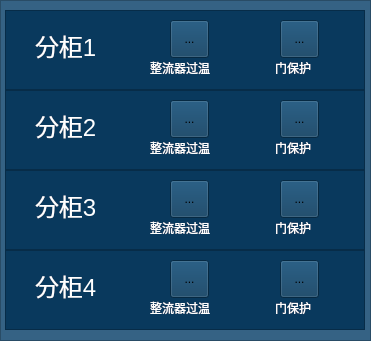
      <widget class="QFrame" name="frame_7">
       <property name="geometry">
        <rect>
         <x>480</x>
         <y>160</y>
         <width>371</width>
         <height>341</height>
        </rect>
       </property>
       <property name="styleSheet">
        <string notr="true">background-color: rgb(53, 98, 132);</string>
       </property>
       <property name="frameShape">
        <enum>QFrame::StyledPanel</enum>
       </property>
       <property name="frameShadow">
        <enum>QFrame::Raised</enum>
       </property>
       <widget class="QFrame" name="frame_8">
        <property name="geometry">
         <rect>
          <x>5</x>
          <y>10</y>
          <width>360</width>
          <height>80</height>
         </rect>
        </property>
        <property name="styleSheet">
         <string notr="true">background-color: rgb(9, 57, 93);</string>
        </property>
        <property name="frameShape">
         <enum>QFrame::StyledPanel</enum>
        </property>
        <property name="frameShadow">
         <enum>QFrame::Raised</enum>
        </property>
        <widget class="QLabel" name="label_7">
         <property name="geometry">
          <rect>
           <x>270</x>
           <y>50</y>
           <width>50</width>
           <height>15</height>
          </rect>
         </property>
         <property name="font">
          <font>
           <family>微软雅黑</family>
           <pointsize>9</pointsize>
          </font>
         </property>
         <property name="styleSheet">
          <string notr="true">color: rgb(255, 255, 255);</string>
         </property>
         <property name="text">
          <string>门保护</string>
         </property>
        </widget>
        <widget class="QLabel" name="label_2">
         <property name="geometry">
          <rect>
           <x>145</x>
           <y>50</y>
           <width>81</width>
           <height>16</height>
          </rect>
         </property>
         <property name="font">
          <font>
           <family>微软雅黑</family>
           <pointsize>9</pointsize>
          </font>
         </property>
         <property name="styleSheet">
          <string notr="true">color: rgb(255, 255, 255);</string>
         </property>
         <property name="text">
          <string>整流器过温</string>
         </property>
        </widget>
        <widget class="QToolButton" name="toolButton_fg1mbh">
         <property name="geometry">
          <rect>
           <x>275</x>
           <y>10</y>
           <width>39</width>
           <height>38</height>
          </rect>
         </property>
         <property name="text">
          <string>...</string>
         </property>
         <property name="icon">
          <iconset>
           <normaloff>gct_ied_green.png</normaloff>gct_ied_green.png</iconset>
         </property>
         <property name="iconSize">
          <size>
           <width>32</width>
           <height>32</height>
          </size>
         </property>
        </widget>
        <widget class="QToolButton" name="toolButton_fg1zlqgw">
         <property name="geometry">
          <rect>
           <x>165</x>
           <y>10</y>
           <width>39</width>
           <height>38</height>
          </rect>
         </property>
         <property name="text">
          <string>...</string>
         </property>
         <property name="icon">
          <iconset>
           <normaloff>gct_ied_green.png</normaloff>gct_ied_green.png</iconset>
         </property>
         <property name="iconSize">
          <size>
           <width>32</width>
           <height>32</height>
          </size>
         </property>
        </widget>
        <widget class="QLabel" name="label_sub1">
         <property name="geometry">
          <rect>
           <x>30</x>
           <y>20</y>
           <width>81</width>
           <height>31</height>
          </rect>
         </property>
         <property name="font">
          <font>
           <pointsize>18</pointsize>
          </font>
         </property>
         <property name="styleSheet">
          <string notr="true">color: rgb(255, 255, 255);</string>
         </property>
         <property name="text">
          <string>分柜1</string>
         </property>
        </widget>
       </widget>
       <widget class="QFrame" name="frame_9">
        <property name="geometry">
         <rect>
          <x>5</x>
          <y>90</y>
          <width>360</width>
          <height>80</height>
         </rect>
        </property>
        <property name="styleSheet">
         <string notr="true">background-color: rgb(9, 57, 93);;</string>
        </property>
        <property name="frameShape">
         <enum>QFrame::StyledPanel</enum>
        </property>
        <property name="frameShadow">
         <enum>QFrame::Raised</enum>
        </property>
        <widget class="QLabel" name="label_30">
         <property name="geometry">
          <rect>
           <x>270</x>
           <y>50</y>
           <width>50</width>
           <height>15</height>
          </rect>
         </property>
         <property name="font">
          <font>
           <family>微软雅黑</family>
           <pointsize>9</pointsize>
          </font>
         </property>
         <property name="styleSheet">
          <string notr="true">color: rgb(255, 255, 255);</string>
         </property>
         <property name="text">
          <string>门保护</string>
         </property>
        </widget>
        <widget class="QToolButton" name="toolButton_fg2mbh">
         <property name="geometry">
          <rect>
           <x>275</x>
           <y>10</y>
           <width>39</width>
           <height>38</height>
          </rect>
         </property>
         <property name="text">
          <string>...</string>
         </property>
         <property name="icon">
          <iconset>
           <normaloff>gct_ied_green.png</normaloff>gct_ied_green.png</iconset>
         </property>
         <property name="iconSize">
          <size>
           <width>32</width>
           <height>32</height>
          </size>
         </property>
        </widget>
        <widget class="QToolButton" name="toolButton_fg2zlqgw">
         <property name="geometry">
          <rect>
           <x>165</x>
           <y>10</y>
           <width>39</width>
           <height>38</height>
          </rect>
         </property>
         <property name="text">
          <string>...</string>
         </property>
         <property name="icon">
          <iconset>
           <normaloff>gct_ied_green.png</normaloff>gct_ied_green.png</iconset>
         </property>
         <property name="iconSize">
          <size>
           <width>32</width>
           <height>32</height>
          </size>
         </property>
        </widget>
        <widget class="QLabel" name="label_13">
         <property name="geometry">
          <rect>
           <x>145</x>
           <y>50</y>
           <width>81</width>
           <height>16</height>
          </rect>
         </property>
         <property name="font">
          <font>
           <family>微软雅黑</family>
           <pointsize>9</pointsize>
          </font>
         </property>
         <property name="styleSheet">
          <string notr="true">color: rgb(255, 255, 255);</string>
         </property>
         <property name="text">
          <string>整流器过温</string>
         </property>
        </widget>
        <widget class="QLabel" name="label_sub2">
         <property name="geometry">
          <rect>
           <x>30</x>
           <y>20</y>
           <width>81</width>
           <height>31</height>
          </rect>
         </property>
         <property name="font">
          <font>
           <pointsize>18</pointsize>
          </font>
         </property>
         <property name="styleSheet">
          <string notr="true">color: rgb(255, 255, 255);</string>
         </property>
         <property name="text">
          <string>分柜2</string>
         </property>
        </widget>
       </widget>
       <widget class="QFrame" name="frame_10">
        <property name="geometry">
         <rect>
          <x>5</x>
          <y>170</y>
          <width>360</width>
          <height>80</height>
         </rect>
        </property>
        <property name="styleSheet">
         <string notr="true">background-color: rgb(9, 57, 93);</string>
        </property>
        <property name="frameShape">
         <enum>QFrame::StyledPanel</enum>
        </property>
        <property name="frameShadow">
         <enum>QFrame::Raised</enum>
        </property>
        <widget class="QLabel" name="label_32">
         <property name="geometry">
          <rect>
           <x>270</x>
           <y>50</y>
           <width>50</width>
           <height>15</height>
          </rect>
         </property>
         <property name="font">
          <font>
           <family>微软雅黑</family>
           <pointsize>9</pointsize>
          </font>
         </property>
         <property name="styleSheet">
          <string notr="true">color: rgb(255, 255, 255);</string>
         </property>
         <property name="text">
          <string>门保护</string>
         </property>
        </widget>
        <widget class="QToolButton" name="toolButton_fg3mbh">
         <property name="geometry">
          <rect>
           <x>275</x>
           <y>10</y>
           <width>39</width>
           <height>38</height>
          </rect>
         </property>
         <property name="text">
          <string>...</string>
         </property>
         <property name="icon">
          <iconset>
           <normaloff>gct_ied_green.png</normaloff>gct_ied_green.png</iconset>
         </property>
         <property name="iconSize">
          <size>
           <width>32</width>
           <height>32</height>
          </size>
         </property>
        </widget>
        <widget class="QLabel" name="label_15">
         <property name="geometry">
          <rect>
           <x>145</x>
           <y>50</y>
           <width>81</width>
           <height>16</height>
          </rect>
         </property>
         <property name="font">
          <font>
           <family>微软雅黑</family>
           <pointsize>9</pointsize>
          </font>
         </property>
         <property name="styleSheet">
          <string notr="true">color: rgb(255, 255, 255);</string>
         </property>
         <property name="text">
          <string>整流器过温</string>
         </property>
        </widget>
        <widget class="QToolButton" name="toolButton_fg3zlqgw">
         <property name="geometry">
          <rect>
           <x>165</x>
           <y>10</y>
           <width>39</width>
           <height>38</height>
          </rect>
         </property>
         <property name="text">
          <string>...</string>
         </property>
         <property name="icon">
          <iconset>
           <normaloff>gct_ied_green.png</normaloff>gct_ied_green.png</iconset>
         </property>
         <property name="iconSize">
          <size>
           <width>32</width>
           <height>32</height>
          </size>
         </property>
        </widget>
        <widget class="QLabel" name="label_sub3">
         <property name="geometry">
          <rect>
           <x>30</x>
           <y>20</y>
           <width>81</width>
           <height>31</height>
          </rect>
         </property>
         <property name="font">
          <font>
           <pointsize>18</pointsize>
          </font>
         </property>
         <property name="styleSheet">
          <string notr="true">color: rgb(255, 255, 255);</string>
         </property>
         <property name="text">
          <string>分柜3</string>
         </property>
        </widget>
       </widget>
       <widget class="QFrame" name="frame_13">
        <property name="geometry">
         <rect>
          <x>5</x>
          <y>250</y>
          <width>360</width>
          <height>80</height>
         </rect>
        </property>
        <property name="styleSheet">
         <string notr="true">background-color: rgb(9, 57, 93);</string>
        </property>
        <property name="frameShape">
         <enum>QFrame::StyledPanel</enum>
        </property>
        <property name="frameShadow">
         <enum>QFrame::Raised</enum>
        </property>
        <widget class="QLabel" name="label_34">
         <property name="geometry">
          <rect>
           <x>270</x>
           <y>50</y>
           <width>50</width>
           <height>15</height>
          </rect>
         </property>
         <property name="font">
          <font>
           <family>微软雅黑</family>
           <pointsize>9</pointsize>
          </font>
         </property>
         <property name="styleSheet">
          <string notr="true">color: rgb(255, 255, 255);</string>
         </property>
         <property name="text">
          <string>门保护</string>
         </property>
        </widget>
        <widget class="QToolButton" name="toolButton_fg4mbh">
         <property name="geometry">
          <rect>
           <x>275</x>
           <y>10</y>
           <width>39</width>
           <height>38</height>
          </rect>
         </property>
         <property name="text">
          <string>...</string>
         </property>
         <property name="icon">
          <iconset>
           <normaloff>gct_ied_green.png</normaloff>gct_ied_green.png</iconset>
         </property>
         <property name="iconSize">
          <size>
           <width>32</width>
           <height>32</height>
          </size>
         </property>
        </widget>
        <widget class="QToolButton" name="toolButton_fg4zlqgw">
         <property name="geometry">
          <rect>
           <x>165</x>
           <y>10</y>
           <width>39</width>
           <height>38</height>
          </rect>
         </property>
         <property name="text">
          <string>...</string>
         </property>
         <property name="icon">
          <iconset>
           <normaloff>gct_ied_green.png</normaloff>gct_ied_green.png</iconset>
         </property>
         <property name="iconSize">
          <size>
           <width>32</width>
           <height>32</height>
          </size>
         </property>
        </widget>
        <widget class="QLabel" name="label_26">
         <property name="geometry">
          <rect>
           <x>145</x>
           <y>50</y>
           <width>81</width>
           <height>16</height>
          </rect>
         </property>
         <property name="font">
          <font>
           <family>微软雅黑</family>
           <pointsize>9</pointsize>
          </font>
         </property>
         <property name="styleSheet">
          <string notr="true">color: rgb(255, 255, 255);</string>
         </property>
         <property name="text">
          <string>整流器过温</string>
         </property>
        </widget>
        <widget class="QLabel" name="label_sub4">
         <property name="geometry">
          <rect>
           <x>30</x>
           <y>20</y>
           <width>81</width>
           <height>31</height>
          </rect>
         </property>
         <property name="font">
          <font>
           <pointsize>18</pointsize>
          </font>
         </property>
         <property name="styleSheet">
          <string notr="true">color: rgb(255, 255, 255);</string>
         </property>
         <property name="text">
          <string>分柜4</string>
         </property>
        </widget>
       </widget>
      </widget>
